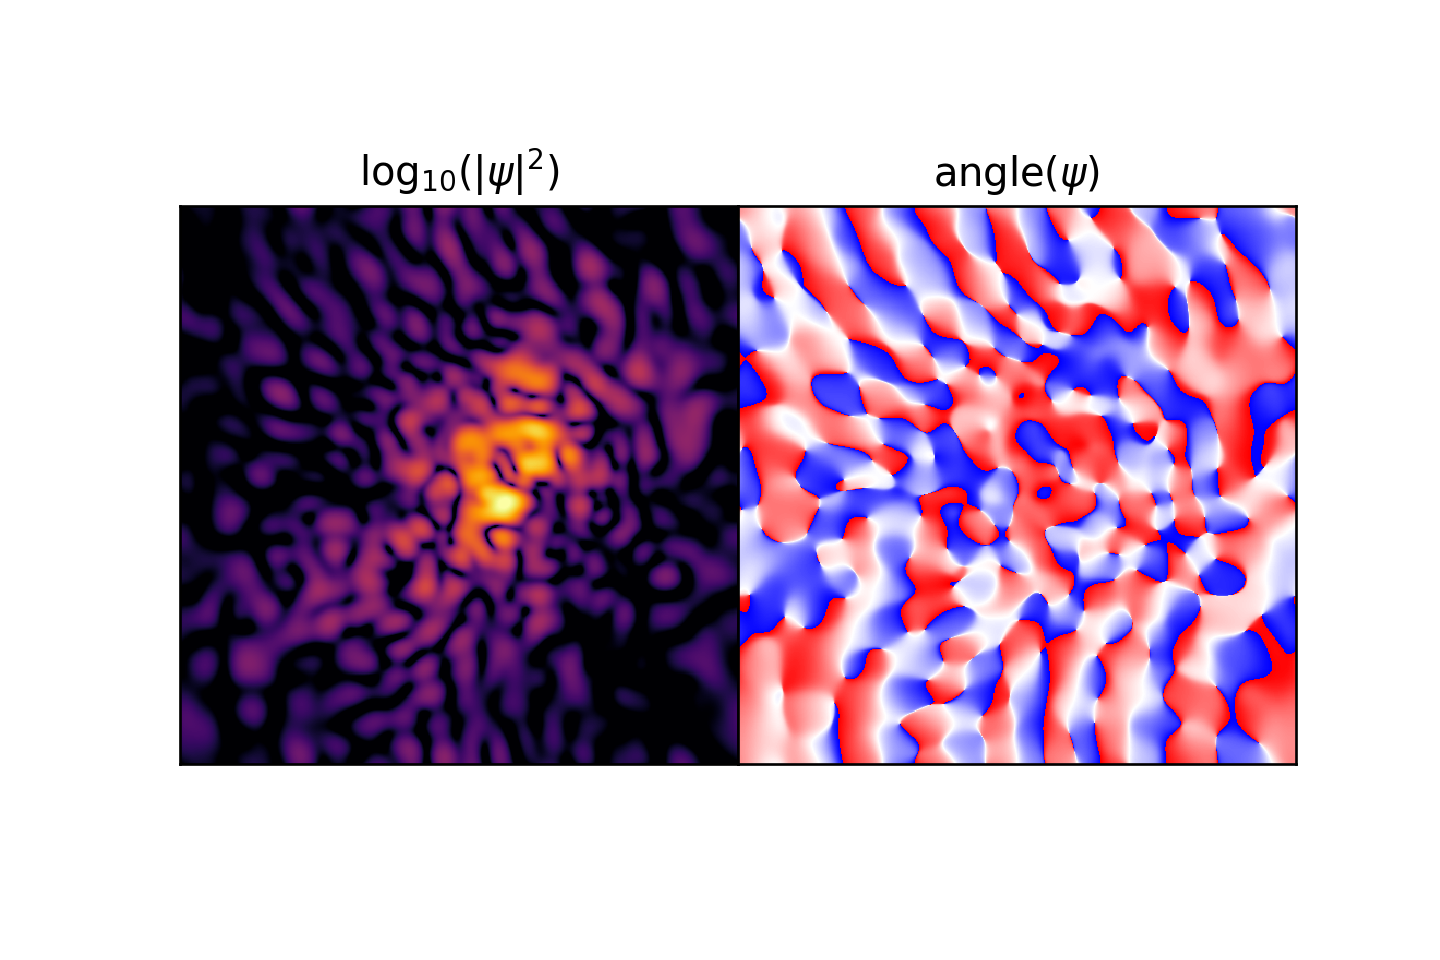

Reproduce this figure in Python.
import numpy as np
import matplotlib.pyplot as plt

"""
Create Your Own Quantum Mechanics Simulation (With Python)
Philip Mocz (2020) Princeton Univeristy, @PMocz

Simulate the Schrodinger-Poisson system with the Spectral method
"""


def main():
	""" Quantum simulation """
	
	# Simulation parameters
	N         = 512    # Spatial resolution
	t         = 0      # current time of the simulation
	tEnd      = 0.03    # time at which simulation ends
	dt        = 0.0001  # timestep
	tOut      = 0.0001  # draw frequency
	G         = 4000  # Gravitaitonal constant
	plotRealTime = True # switch on for plotting as the simulation goes along
	
	# Domain [0,1] x [0,1]
	L = 1    
	xlin = np.linspace(0,L, num=N+1)  # Note: x=0 & x=1 are the same point!
	xlin = xlin[0:N]                     # chop off periodic point
	xx, yy = np.meshgrid(xlin, xlin)
	
	# Intial Condition
	amp = 0.01
	sigma = 0.03
	rho = 0.9
	rho+= 2*amp*np.exp(-((xx-0.5)**2+(yy-0.5)**2)/2/sigma**2)/(sigma**3*np.sqrt(2*np.pi)**2)
	rho+= 1.5*amp*np.exp(-((xx-0.2)**2+(yy-0.7)**2)/2/sigma**2)/(sigma**3*np.sqrt(2*np.pi)**2)
	rho+= amp*np.exp(-((xx-0.4)**2+(yy-0.6)**2)/2/sigma**2)/(sigma**3*np.sqrt(2*np.pi)**2)
	rho+= amp*np.exp(-((xx-0.6)**2+(yy-0.8)**2)/2/sigma**2)/(sigma**3*np.sqrt(2*np.pi)**2)
	rho+= amp*np.exp(-((xx-0.8)**2+(yy-0.2)**2)/2/sigma**2)/(sigma**3*np.sqrt(2*np.pi)**2)
	rho+= amp*np.exp(-((xx-0.6)**2+(yy-0.7)**2)/2/sigma**2)/(sigma**3*np.sqrt(2*np.pi)**2)
	rho+= amp*np.exp(-((xx-0.7)**2+(yy-0.4)**2)/2/sigma**2)/(sigma**3*np.sqrt(2*np.pi)**2)
	rho+= amp*np.exp(-((xx-0.3)**2+(yy-0.3)**2)/2/sigma**2)/(sigma**3*np.sqrt(2*np.pi)**2)
	# normalize wavefunction to <|psi|^2>=1
	rhobar = np.mean( rho )
	rho /= rhobar
	psi = np.sqrt(rho)
	
	# Fourier Space Variables
	klin = 2.0 * np.pi / L * np.arange(-N/2, N/2)
	kx, ky = np.meshgrid(klin, klin)
	kx = np.fft.ifftshift(kx)
	ky = np.fft.ifftshift(ky)
	kSq = kx**2 + ky**2
	
	# Potential
	Vhat = -np.fft.fftn(4.0*np.pi*G*(np.abs(psi)**2-1.0)) / ( kSq  + (kSq==0))
	V = np.real(np.fft.ifftn(Vhat))
	
	# number of timesteps
	Nt = int(np.ceil(tEnd/dt))
	
	# prep figure
	fig = plt.figure(figsize=(6,4), dpi=80)
	grid = plt.GridSpec(1, 2, wspace=0.0, hspace=0.0)
	ax1 = plt.subplot(grid[0,0])
	ax2 = plt.subplot(grid[0,1])
	outputCount = 1
	
	# Simulation Main Loop
	for i in range(Nt):
		# (1/2) kick
		psi = np.exp(-1.j*dt/2.0*V) * psi
		
		# drift
		psihat = np.fft.fftn(psi)
		psihat = np.exp(dt * (-1.j*kSq/2.))  * psihat
		psi = np.fft.ifftn(psihat)
		
		# update potential
		Vhat = -np.fft.fftn(4.0*np.pi*G*(np.abs(psi)**2-1.0)) / ( kSq  + (kSq==0))
		V = np.real(np.fft.ifftn(Vhat))
		
		# (1/2) kick
		psi = np.exp(-1.j*dt/2.0*V) * psi
		
		# update time
		t += dt
		
		# plot in real time
		plotThisTurn = False
		if t + dt > outputCount*tOut:
			plotThisTurn = True
		if (plotRealTime and plotThisTurn) or (i == Nt-1):
			
			plt.sca(ax1)
			plt.cla()
			
			plt.imshow(np.log10(np.abs(psi)**2), cmap = 'inferno')
			plt.clim(-1, 2)
			ax1.get_xaxis().set_visible(False)
			ax1.get_yaxis().set_visible(False)	
			ax1.set_aspect('equal')	
			
			plt.sca(ax2)
			plt.cla()
			plt.imshow(np.angle(psi), cmap = 'bwr')
			plt.clim(-np.pi, np.pi)
			ax2.get_xaxis().set_visible(False)
			ax2.get_yaxis().set_visible(False)	
			ax2.set_aspect('equal')	
			
			plt.pause(0.001)
			outputCount += 1
			
			
	# Save figure
	plt.sca(ax1)
	plt.title(r'$\log_{10}(|\psi|^2)$')
	plt.sca(ax2)
	plt.title(r'${\rm angle}(\psi)$')
	plt.savefig('quantumspectral.png',dpi=240)
	plt.show()
	
	return 0
	


  
if __name__== "__main__":
  main()
